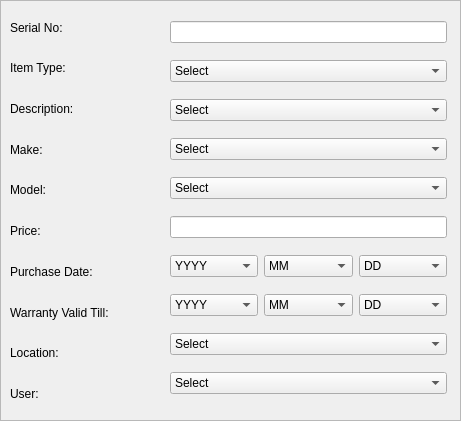
  <widget class="QFrame" name="frame">
   <property name="geometry">
    <rect>
     <x>10</x>
     <y>10</y>
     <width>461</width>
     <height>421</height>
    </rect>
   </property>
   <property name="frameShape">
    <enum>QFrame::StyledPanel</enum>
   </property>
   <property name="frameShadow">
    <enum>QFrame::Raised</enum>
   </property>
   <widget class="QWidget" name="layoutWidget">
    <property name="geometry">
     <rect>
      <x>10</x>
      <y>10</y>
      <width>155</width>
      <height>401</height>
     </rect>
    </property>
    <layout class="QVBoxLayout" name="verticalLayout_2">
     <item>
      <widget class="QLabel" name="label">
       <property name="text">
        <string>Serial No:</string>
       </property>
      </widget>
     </item>
     <item>
      <widget class="QLabel" name="label_2">
       <property name="text">
        <string>Item Type:</string>
       </property>
      </widget>
     </item>
     <item>
      <widget class="QLabel" name="label_8">
       <property name="text">
        <string>Description:</string>
       </property>
      </widget>
     </item>
     <item>
      <widget class="QLabel" name="label_3">
       <property name="text">
        <string>Make:</string>
       </property>
      </widget>
     </item>
     <item>
      <widget class="QLabel" name="label_4">
       <property name="text">
        <string>Model:</string>
       </property>
      </widget>
     </item>
     <item>
      <widget class="QLabel" name="label_10">
       <property name="text">
        <string>Price:</string>
       </property>
      </widget>
     </item>
     <item>
      <widget class="QLabel" name="label_9">
       <property name="text">
        <string>Purchase Date:</string>
       </property>
      </widget>
     </item>
     <item>
      <widget class="QLabel" name="label_6">
       <property name="text">
        <string>Warranty Valid Till:</string>
       </property>
      </widget>
     </item>
     <item>
      <widget class="QLabel" name="label_7">
       <property name="text">
        <string>Location:</string>
       </property>
      </widget>
     </item>
     <item>
      <widget class="QLabel" name="label_5">
       <property name="text">
        <string>User:</string>
       </property>
      </widget>
     </item>
    </layout>
   </widget>
   <widget class="QWidget" name="layoutWidget">
    <property name="geometry">
     <rect>
      <x>170</x>
      <y>10</y>
      <width>277</width>
      <height>400</height>
     </rect>
    </property>
    <layout class="QVBoxLayout" name="verticalLayout">
     <item>
      <widget class="QLineEdit" name="serialNoBox">
       <property name="maxLength">
        <number>30</number>
       </property>
      </widget>
     </item>
     <item>
      <widget class="QComboBox" name="itemTypeBox">
       <item>
        <property name="text">
         <string>Select</string>
        </property>
       </item>
      </widget>
     </item>
     <item>
      <widget class="QComboBox" name="descriptionBox">
       <item>
        <property name="text">
         <string>Select</string>
        </property>
       </item>
      </widget>
     </item>
     <item>
      <widget class="QComboBox" name="makeBox">
       <item>
        <property name="text">
         <string>Select</string>
        </property>
       </item>
      </widget>
     </item>
     <item>
      <widget class="QComboBox" name="modelBox">
       <item>
        <property name="text">
         <string>Select</string>
        </property>
       </item>
      </widget>
     </item>
     <item>
      <widget class="QLineEdit" name="priceBox">
       <property name="maxLength">
        <number>30</number>
       </property>
      </widget>
     </item>
     <item>
      <layout class="QHBoxLayout" name="horizontalLayout_4">
       <item>
        <widget class="QComboBox" name="purchaseYYYY">
         <item>
          <property name="text">
           <string>YYYY</string>
          </property>
         </item>
         <item>
          <property name="text">
           <string>0000</string>
          </property>
         </item>
         <item>
          <property name="text">
           <string>2005</string>
          </property>
         </item>
         <item>
          <property name="text">
           <string>2006</string>
          </property>
         </item>
         <item>
          <property name="text">
           <string>2007</string>
          </property>
         </item>
         <item>
          <property name="text">
           <string>2008</string>
          </property>
         </item>
         <item>
          <property name="text">
           <string>2009</string>
          </property>
         </item>
         <item>
          <property name="text">
           <string>2010</string>
          </property>
         </item>
         <item>
          <property name="text">
           <string>2011</string>
          </property>
         </item>
         <item>
          <property name="text">
           <string>2012</string>
          </property>
         </item>
         <item>
          <property name="text">
           <string>2013</string>
          </property>
         </item>
         <item>
          <property name="text">
           <string>2014</string>
          </property>
         </item>
         <item>
          <property name="text">
           <string>2015</string>
          </property>
         </item>
         <item>
          <property name="text">
           <string>2016</string>
          </property>
         </item>
         <item>
          <property name="text">
           <string>2017</string>
          </property>
         </item>
         <item>
          <property name="text">
           <string>2018</string>
          </property>
         </item>
         <item>
          <property name="text">
           <string>2019</string>
          </property>
         </item>
         <item>
          <property name="text">
           <string>2020</string>
          </property>
         </item>
         <item>
          <property name="text">
           <string>2021</string>
          </property>
         </item>
         <item>
          <property name="text">
           <string>2022</string>
          </property>
         </item>
         <item>
          <property name="text">
           <string>2023</string>
          </property>
         </item>
         <item>
          <property name="text">
           <string>2024</string>
          </property>
         </item>
         <item>
          <property name="text">
           <string>2025</string>
          </property>
         </item>
         <item>
          <property name="text">
           <string>2026</string>
          </property>
         </item>
         <item>
          <property name="text">
           <string>2027</string>
          </property>
         </item>
         <item>
          <property name="text">
           <string>2028</string>
          </property>
         </item>
         <item>
          <property name="text">
           <string>2029</string>
          </property>
         </item>
         <item>
          <property name="text">
           <string>2030</string>
          </property>
         </item>
        </widget>
       </item>
       <item>
        <widget class="QComboBox" name="purchaseMM">
         <item>
          <property name="text">
           <string>MM</string>
          </property>
         </item>
         <item>
          <property name="text">
           <string>00</string>
          </property>
         </item>
         <item>
          <property name="text">
           <string>01</string>
          </property>
         </item>
         <item>
          <property name="text">
           <string>02</string>
          </property>
         </item>
         <item>
          <property name="text">
           <string>03</string>
          </property>
         </item>
         <item>
          <property name="text">
           <string>04</string>
          </property>
         </item>
         <item>
          <property name="text">
           <string>05</string>
          </property>
         </item>
         <item>
          <property name="text">
           <string>06</string>
          </property>
         </item>
         <item>
          <property name="text">
           <string>07</string>
          </property>
         </item>
         <item>
          <property name="text">
           <string>08</string>
          </property>
         </item>
         <item>
          <property name="text">
           <string>09</string>
          </property>
         </item>
         <item>
          <property name="text">
           <string>10</string>
          </property>
         </item>
         <item>
          <property name="text">
           <string>11</string>
          </property>
         </item>
         <item>
          <property name="text">
           <string>12</string>
          </property>
         </item>
        </widget>
       </item>
       <item>
        <widget class="QComboBox" name="purchaseDD">
         <item>
          <property name="text">
           <string>DD</string>
          </property>
         </item>
         <item>
          <property name="text">
           <string>00</string>
          </property>
         </item>
         <item>
          <property name="text">
           <string>01</string>
          </property>
         </item>
         <item>
          <property name="text">
           <string>02</string>
          </property>
         </item>
         <item>
          <property name="text">
           <string>03</string>
          </property>
         </item>
         <item>
          <property name="text">
           <string>04</string>
          </property>
         </item>
         <item>
          <property name="text">
           <string>05</string>
          </property>
         </item>
         <item>
          <property name="text">
           <string>06</string>
          </property>
         </item>
         <item>
          <property name="text">
           <string>07</string>
          </property>
         </item>
         <item>
          <property name="text">
           <string>08</string>
          </property>
         </item>
         <item>
          <property name="text">
           <string>09</string>
          </property>
         </item>
         <item>
          <property name="text">
           <string>10</string>
          </property>
         </item>
         <item>
          <property name="text">
           <string>11</string>
          </property>
         </item>
         <item>
          <property name="text">
           <string>12</string>
          </property>
         </item>
         <item>
          <property name="text">
           <string>13</string>
          </property>
         </item>
         <item>
          <property name="text">
           <string>14</string>
          </property>
         </item>
         <item>
          <property name="text">
           <string>15</string>
          </property>
         </item>
         <item>
          <property name="text">
           <string>16</string>
          </property>
         </item>
         <item>
          <property name="text">
           <string>17</string>
          </property>
         </item>
         <item>
          <property name="text">
           <string>18</string>
          </property>
         </item>
         <item>
          <property name="text">
           <string>19</string>
          </property>
         </item>
         <item>
          <property name="text">
           <string>20</string>
          </property>
         </item>
         <item>
          <property name="text">
           <string>21</string>
          </property>
         </item>
         <item>
          <property name="text">
           <string>22</string>
          </property>
         </item>
         <item>
          <property name="text">
           <string>23</string>
          </property>
         </item>
         <item>
          <property name="text">
           <string>24</string>
          </property>
         </item>
         <item>
          <property name="text">
           <string>25</string>
          </property>
         </item>
         <item>
          <property name="text">
           <string>26</string>
          </property>
         </item>
         <item>
          <property name="text">
           <string>27</string>
          </property>
         </item>
         <item>
          <property name="text">
           <string>28</string>
          </property>
         </item>
         <item>
          <property name="text">
           <string>29</string>
          </property>
         </item>
         <item>
          <property name="text">
           <string>30</string>
          </property>
         </item>
         <item>
          <property name="text">
           <string>31</string>
          </property>
         </item>
        </widget>
       </item>
      </layout>
     </item>
     <item>
      <layout class="QHBoxLayout" name="horizontalLayout_6">
       <item>
        <widget class="QComboBox" name="validYYYY">
         <item>
          <property name="text">
           <string>YYYY</string>
          </property>
         </item>
         <item>
          <property name="text">
           <string>0000</string>
          </property>
         </item>
         <item>
          <property name="text">
           <string>2005</string>
          </property>
         </item>
         <item>
          <property name="text">
           <string>2006</string>
          </property>
         </item>
         <item>
          <property name="text">
           <string>2007</string>
          </property>
         </item>
         <item>
          <property name="text">
           <string>2008</string>
          </property>
         </item>
         <item>
          <property name="text">
           <string>2009</string>
          </property>
         </item>
         <item>
          <property name="text">
           <string>2010</string>
          </property>
         </item>
         <item>
          <property name="text">
           <string>2011</string>
          </property>
         </item>
         <item>
          <property name="text">
           <string>2012</string>
          </property>
         </item>
         <item>
          <property name="text">
           <string>2013</string>
          </property>
         </item>
         <item>
          <property name="text">
           <string>2014</string>
          </property>
         </item>
         <item>
          <property name="text">
           <string>2015</string>
          </property>
         </item>
         <item>
          <property name="text">
           <string>2016</string>
          </property>
         </item>
         <item>
          <property name="text">
           <string>2017</string>
          </property>
         </item>
         <item>
          <property name="text">
           <string>2018</string>
          </property>
         </item>
         <item>
          <property name="text">
           <string>2019</string>
          </property>
         </item>
         <item>
          <property name="text">
           <string>2020</string>
          </property>
         </item>
         <item>
          <property name="text">
           <string>2021</string>
          </property>
         </item>
         <item>
          <property name="text">
           <string>2022</string>
          </property>
         </item>
         <item>
          <property name="text">
           <string>2023</string>
          </property>
         </item>
         <item>
          <property name="text">
           <string>2024</string>
          </property>
         </item>
         <item>
          <property name="text">
           <string>2025</string>
          </property>
         </item>
         <item>
          <property name="text">
           <string>2026</string>
          </property>
         </item>
         <item>
          <property name="text">
           <string>2027</string>
          </property>
         </item>
         <item>
          <property name="text">
           <string>2028</string>
          </property>
         </item>
         <item>
          <property name="text">
           <string>2029</string>
          </property>
         </item>
         <item>
          <property name="text">
           <string>2030</string>
          </property>
         </item>
        </widget>
       </item>
       <item>
        <widget class="QComboBox" name="validMM">
         <item>
          <property name="text">
           <string>MM</string>
          </property>
         </item>
         <item>
          <property name="text">
           <string>00</string>
          </property>
         </item>
         <item>
          <property name="text">
           <string>01</string>
          </property>
         </item>
         <item>
          <property name="text">
           <string>02</string>
          </property>
         </item>
         <item>
          <property name="text">
           <string>03</string>
          </property>
         </item>
         <item>
          <property name="text">
           <string>04</string>
          </property>
         </item>
         <item>
          <property name="text">
           <string>05</string>
          </property>
         </item>
         <item>
          <property name="text">
           <string>06</string>
          </property>
         </item>
         <item>
          <property name="text">
           <string>07</string>
          </property>
         </item>
         <item>
          <property name="text">
           <string>08</string>
          </property>
         </item>
         <item>
          <property name="text">
           <string>09</string>
          </property>
         </item>
         <item>
          <property name="text">
           <string>10</string>
          </property>
         </item>
         <item>
          <property name="text">
           <string>11</string>
          </property>
         </item>
         <item>
          <property name="text">
           <string>12</string>
          </property>
         </item>
        </widget>
       </item>
       <item>
        <widget class="QComboBox" name="validDD">
         <item>
          <property name="text">
           <string>DD</string>
          </property>
         </item>
         <item>
          <property name="text">
           <string>00</string>
          </property>
         </item>
         <item>
          <property name="text">
           <string>01</string>
          </property>
         </item>
         <item>
          <property name="text">
           <string>02</string>
          </property>
         </item>
         <item>
          <property name="text">
           <string>03</string>
          </property>
         </item>
         <item>
          <property name="text">
           <string>04</string>
          </property>
         </item>
         <item>
          <property name="text">
           <string>05</string>
          </property>
         </item>
         <item>
          <property name="text">
           <string>06</string>
          </property>
         </item>
         <item>
          <property name="text">
           <string>07</string>
          </property>
         </item>
         <item>
          <property name="text">
           <string>08</string>
          </property>
         </item>
         <item>
          <property name="text">
           <string>09</string>
          </property>
         </item>
         <item>
          <property name="text">
           <string>10</string>
          </property>
         </item>
         <item>
          <property name="text">
           <string>11</string>
          </property>
         </item>
         <item>
          <property name="text">
           <string>12</string>
          </property>
         </item>
         <item>
          <property name="text">
           <string>13</string>
          </property>
         </item>
         <item>
          <property name="text">
           <string>14</string>
          </property>
         </item>
         <item>
          <property name="text">
           <string>15</string>
          </property>
         </item>
         <item>
          <property name="text">
           <string>16</string>
          </property>
         </item>
         <item>
          <property name="text">
           <string>17</string>
          </property>
         </item>
         <item>
          <property name="text">
           <string>18</string>
          </property>
         </item>
         <item>
          <property name="text">
           <string>19</string>
          </property>
         </item>
         <item>
          <property name="text">
           <string>20</string>
          </property>
         </item>
         <item>
          <property name="text">
           <string>21</string>
          </property>
         </item>
         <item>
          <property name="text">
           <string>22</string>
          </property>
         </item>
         <item>
          <property name="text">
           <string>23</string>
          </property>
         </item>
         <item>
          <property name="text">
           <string>24</string>
          </property>
         </item>
         <item>
          <property name="text">
           <string>25</string>
          </property>
         </item>
         <item>
          <property name="text">
           <string>26</string>
          </property>
         </item>
         <item>
          <property name="text">
           <string>27</string>
          </property>
         </item>
         <item>
          <property name="text">
           <string>28</string>
          </property>
         </item>
         <item>
          <property name="text">
           <string>29</string>
          </property>
         </item>
         <item>
          <property name="text">
           <string>30</string>
          </property>
         </item>
         <item>
          <property name="text">
           <string>31</string>
          </property>
         </item>
        </widget>
       </item>
      </layout>
     </item>
     <item>
      <widget class="QComboBox" name="locationBox">
       <item>
        <property name="text">
         <string>Select</string>
        </property>
       </item>
      </widget>
     </item>
     <item>
      <widget class="QComboBox" name="userBox">
       <item>
        <property name="text">
         <string>Select</string>
        </property>
       </item>
      </widget>
     </item>
    </layout>
   </widget>
  </widget>
